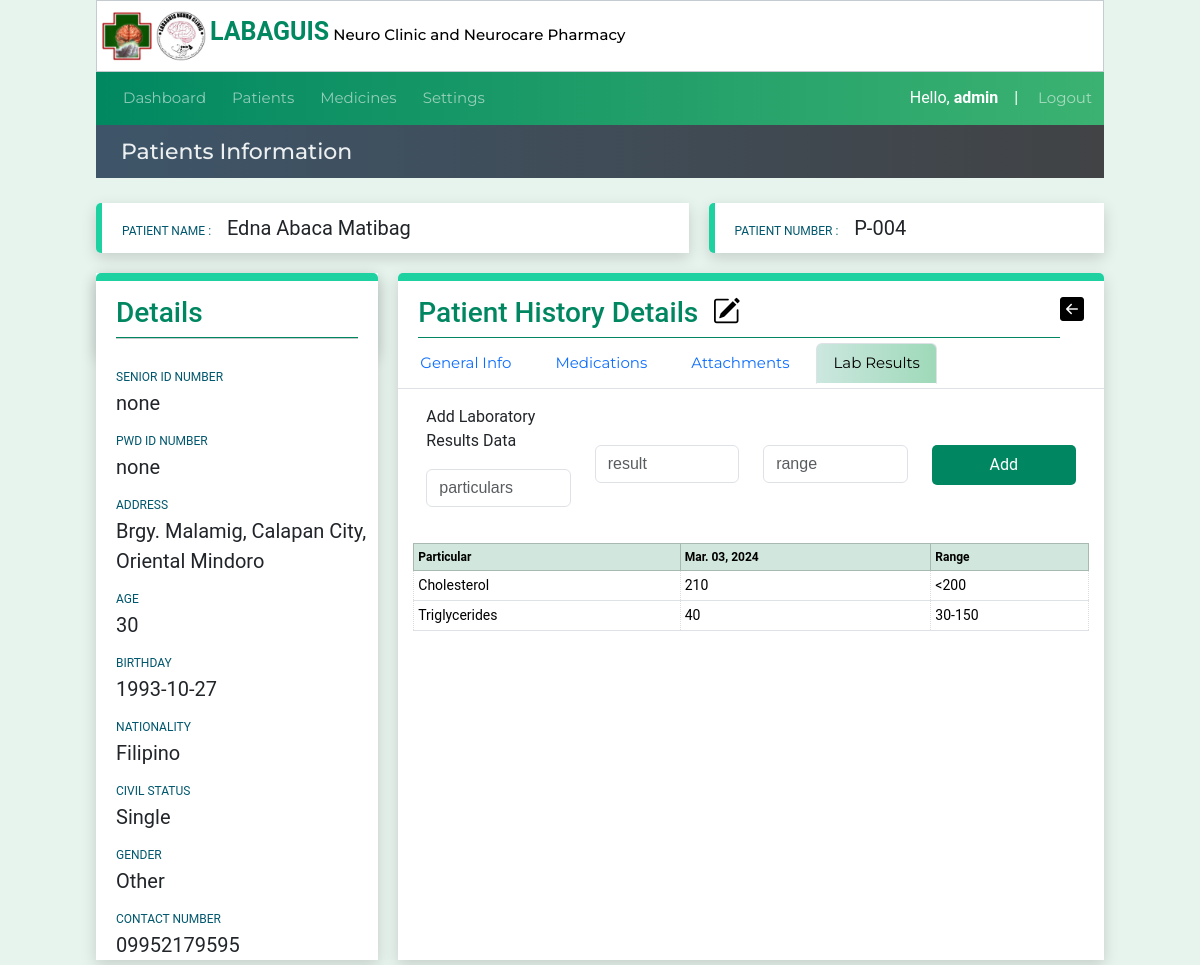
The app's page /patientinfo/31/patientlabresults_attachments/47 (signed in), older data.
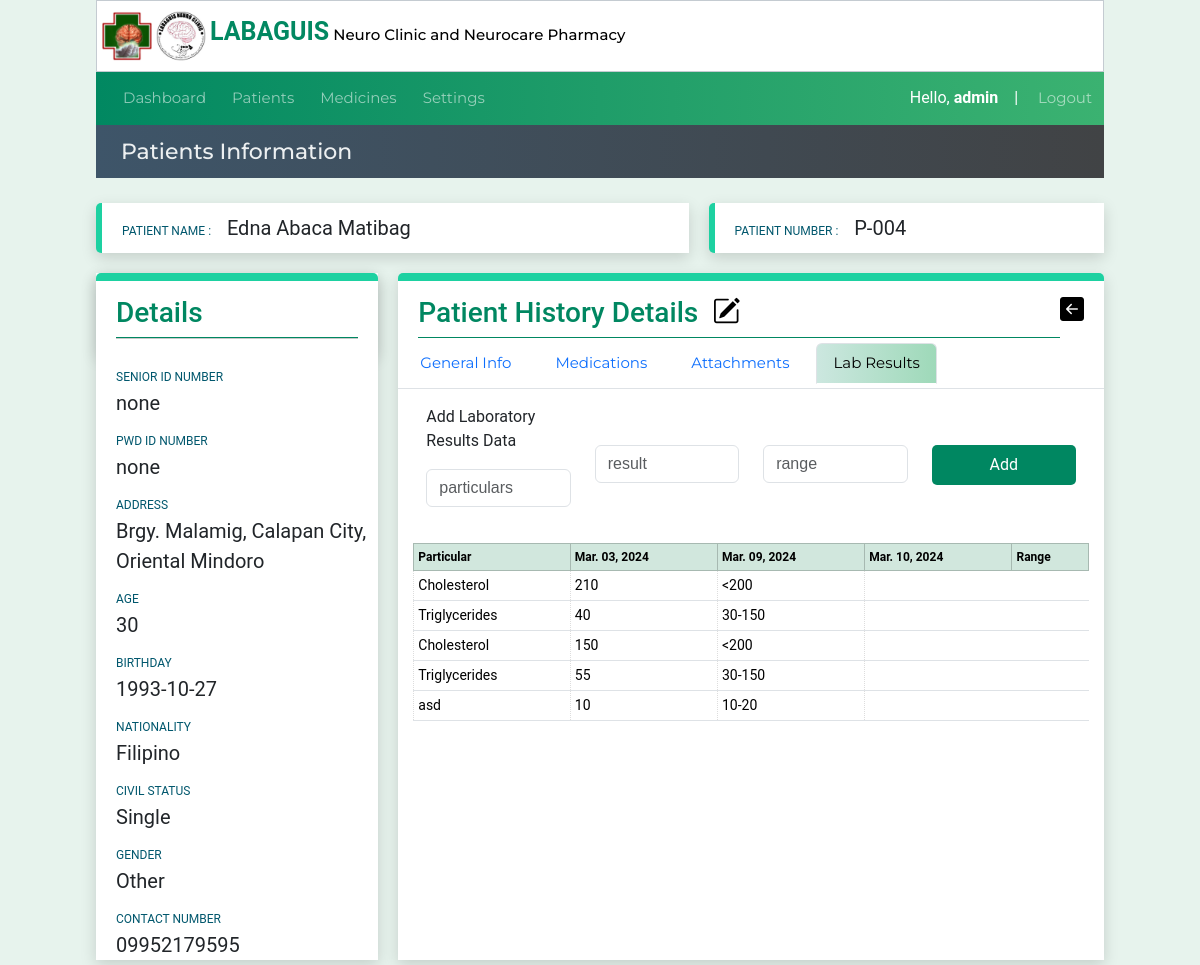
The same page, newer data.
### website/models.py (models this page shows, shortened)
class Patient(models.Model):
    created_at = models.DateTimeField(auto_now_add=True)
    patient_code=models.CharField(max_length=50)
    first_name = models.CharField(max_length=50)
    middle_name = models.CharField(max_length=50)
    last_name = models.CharField(max_length=50)
    age = models.CharField(max_length=50)
    bday = models.CharField(max_length=50,default='')
    civil_status = models.CharField(max_length=50,default='')
    gender = models.CharField(max_length=50)
    address = models.CharField(max_length=100)
    contact_number = models.CharField(max_length=50)
    srID = models.CharField(max_length=50,null=True, blank=True)
    pwdID = models.CharField(max_length=50,null=True, blank=True)
    nationality = models.CharField(max_length=50,null=True, blank=True)

class LabResults(models.Model):
    created_at = models.DateTimeField(auto_now_add=True)
    labresultdate=models.CharField(max_length=50,null=True, blank=True)
    patient_code=models.CharField(max_length=50,null=True, blank=True)
    labname = models.CharField(max_length=50,null=True, blank=True)
    labresult = models.CharField(max_length=50,null=True, blank=True)
    labrange= models.CharField(max_length=50,null=True, blank=True)

### website/views.py (the view, shortened to what this page needs)
# urls.py: path('patientinfo/<int:pk>/patientlabresults_attachments/<int:pkHistory>',views.patientmedinfo_labresults, name='patientmedinfo_labresults'),
@login_required(login_url="loginuser")
def patientmedinfo_labresults(request,pk,pkHistory,selectedmed=''):
    form =LabResultsForm()
    context=patientinfoData(pk)
    patienthistory_Data= Patienthistory.objects.get(id=pkHistory)
    pCode= context['pCode']
    context['patient_history']= patienthistory_Data
    context['labresultsDb']= LabResults.objects.filter(patient_code=pCode)
    context['labresultsDATEDb']= LabResults.objects.order_by().values('labresultdate').distinct().filter(patient_code=pCode)
    labnamelist=[]
    labresultlist=[]
    labresultDates=[]
    labDatadict={}
    for data in context['labresultsDb']:
        if not data.labname in labnamelist:
            labnamelist.append(data.labname)
            if not data.labresultdate in labresultlist:
                labresultlist.append(data.labresult)
                labresultDates.append(data.labresultdate)
    labDatadict['Particulars']=labnamelist
    labnamePD = pd.DataFrame(labDatadict)
    print(labnamePD)
    return render(request,'patientmedinfo-labresults.html',context)

### website/views.py (called while the page is built)
def patientinfoData(pk):
    medicines_list = Medicinelist.objects.all()
    patient_record = Patient.objects.get(id=pk)
    medicationrecord = Prescription.objects.filter(patient_code=patient_record.patient_code)
    context = { 'medicationrecord': medicationrecord,
               'patient_record':patient_record,
               'medicines_list':medicines_list,
               'pCode':patient_record.patient_code,
               'pID':pk,
               }
    return context

### website/templates/patientmedinfo-labresults.html (shortened to what this page needs)
{% extends 'patientinfo.html' %}
{% load custom_tags %}
{% load static %}
{% block btn-back %} <a href="{% url "patientinfo" pID%}">
  <h4 style="color:black;"><i class="bi bi-arrow-left-square-fill"></i></h4>
</a>{% endblock btn-back %}
{% block title %}
<div class="lbl-details ">
  <h3>Patient History Details &nbsp<a href="{% url "editmedicalhistory" pID patient_history.id  %}"><i
        class="bi iconcolor bi-pencil-square"></i></a></h3>
</div>
{% endblock title %}
{% block content1 %}
<ul class="nav nav-tabs">
  <li class="nav-item">
    <a class="nav-link" aria-current="page" href="{% url "patientmedinfo_geninfo" pID patient_history.id %}">General
      Info</a>
  </li>
  <li class="nav-item">
    <a class="nav-link" href="{% url "patientmedinfo_medications" pID patient_history.id %}">Medications</a>
  </li>
  <li class="nav-item">
    <a class="nav-link" href="{% url "patientmedinfo_attachments" pID patient_history.id %}">Attachments</a>
  </li>
  <li class="nav-item">
    <a class="nav-link active" href="{% url "patientmedinfo_labresults" pID patient_history.id %}">Lab Results</a>
  </li>
</ul>
<form method="POST">
<div class="row m-3">
  <div class="col-md-3">
    <label class="form-label">Add Laboratory Results Data</label>
    <input type="text" class="form-control mt-2" placeholder="particulars"
      name="labname" required>
  </div>
  <div class="col-md-3">
    <input type="text" class="form-control mt-3" placeholder="result"
      name="labresult" required>
  </div>
  <div class="col-md-3">
    <input type="text" class="form-control mt-3" placeholder="range"
      name="labrange" required>
  </div>
  <div class="col-md-3">
    <button class="btn btn-save form-control mt-3" type="submit" name="addlabresult">Add</button>
  </div>
</div>
</form>
<div class="medicalhistorytable">
  <table id="table-medicationss" class="table table-sm table-bordered ">
    <thead class="table-success bg-gradient">
        <th>Particular</th>
        {% for labresultsDb_data in labresultsDATEDb %}
        <th>{{labresultsDb_data.labresultdate}}</th>
        {% endfor %}
        <th>Range</th>
    </thead>
    <tbody>
     {% for labresultsDb_data in labresultsDb  %}
     <tr>
        <td>{{labresultsDb_data.labname}}</td>
        <td>{{labresultsDb_data.labresult}}</td>
        <td>{{labresultsDb_data.labrange}}</td>
    </tr>
     {% endfor %}
    </tbody>
  </table>
</div>
{% endblock content1 %}

### website/templates/patientinfo.html (shortened to what this page needs)
{% extends 'index.html' %}
{% load custom_tags %}
{% block pagetitle %}Patients Information{% endblock pagetitle %}
{% block content %}
<div class="info-row1">
  <div class="col1-info">
    <label class="lbl-pname">PATIENT NAME : &nbsp &nbsp </label>
    <label class="value-pname">{{patient_record.first_name}} {{patient_record.middle_name}}
      {{patient_record.last_name }}
    </label>
  </div>
  <div class="col2-info">
    <label class="lbl-pname">PATIENT NUMBER : &nbsp &nbsp</label>
    <label class="value-pname">{{patient_record.patient_code}} </label>
  </div>
</div>
<div class="info-row2">
  <div class="detials-container">
    <div class="pdetails-head">
      <div class="lbl-details">
        <h3>Details</h3>
      </div>
      <hr>
    </div>
    <div class="pdetails-body">
      <label class="lbl-pname">SENIOR ID NUMBER</label><br />
      <label class="value-pname">{{patient_record.srID}} </label>
    </div>
    <div class="pdetails-body">
      <label class="lbl-pname">PWD ID NUMBER</label><br />
      <label class="value-pname">{{patient_record.pwdID}} </label>
    </div>
    <div class="pdetails-body">
      <label class="lbl-pname">ADDRESS</label><br />
      <label class="value-pname">{{patient_record.address}} </label>
    </div>
    <div class="pdetails-body">
      <label class="lbl-pname">AGE</label><br />
      <label class="value-pname">{{patient_record.age}} </label>
    </div>
    <div class="pdetails-body">
      <label class="lbl-pname">BIRTHDAY</label><br />
      <label class="value-pname">{{patient_record.bday}} </label>
    </div>
    <div class="pdetails-body">
      <label class="lbl-pname">NATIONALITY</label><br />
      <label class="value-pname">{{patient_record.nationality}} </label>
    </div>
    <div class="pdetails-body">
      <label class="lbl-pname">CIVIL STATUS</label><br />
      <label class="value-pname">{{patient_record.civil_status}} </label>
    </div>
    <div class="pdetails-body">
      <label class="lbl-pname">GENDER</label><br />
      <label class="value-pname">{{patient_record.gender}} </label>
    </div>
    <div class="pdetails-body">
      <label class="lbl-pname">CONTACT NUMBER</label><br />
      <label class="value-pname">{{patient_record.contact_number}} </label>
    </div>
  </div>
  <div class="details-history">
    <div class="phistory-head">
      {% block title %}{% endblock title %}
      {% block btn-back%}{% endblock  %}
    </div>
    {% block content1 %}{% endblock content1 %}
</div>
</div>
{% endblock content %}

### website/templates/index.html (shortened to what this page needs)
{% load static %}
{% load custom_tags %}
<!DOCTYPE html>
<html>
  <head>
    <link
      href="https://cdn.jsdelivr.net/npm/bootstrap@5.3.1/dist/css/bootstrap.min.css"
      rel="stylesheet"
    />
    <link
      rel="stylesheet"
      href="https://cdn.jsdelivr.net/npm/bootstrap-icons@1.10.5/font/bootstrap-icons.css"
    />
    <link
      rel="stylesheet"
      href="https://cdn.datatables.net/1.13.6/css/jquery.dataTables.min.css"
    />
    <link rel="stylesheet" href="{% static 'style.css' %}" />
  </head>
  <body>
<div class="sticky">
   <div class=" header-base ">
      <div>
        <img src="{% static "logo.png" %}" width="50px">
        <img src="{% static "logo2.jpg" %}" width="50px">
      <span class="logotitle"><b>LABAGUIS</b></span> <strong style="color:black;font-size:15px;">Neuro Clinic and Neurocare Pharmacy</strong></div>
    </div>
    {% include 'navbar.html' %}
    <div class=" header-main2">
      <strong style="font-size:22px;margin-left:20px;">
        {% block pagetitle %}{% endblock %}
      </strong>
    </div>
  </div>
    <div class="content-main">
        {% block content%}
        {% endblock %}
      </div>
  </body>
</html>

### website/templates/navbar.html (shortened to what this page needs)
<div class="header-main5" style="z-index: 2;">
    <nav class="navbar navbar-dark navbar-expand-md ">
        <div class="container-fluid" >
          <div class="collapse navbar-collapse" id="navbarNav">
            <ul class="navbar-nav">
              <li class="nav-item ">
                <a class="nav-link " aria-current="page" href="{% url "dashboard" %}">Dashboard</a>
              </li>
              <li class="nav-item">
                <a class="nav-link " href="{% url "patienttable" %}">Patients</a>
              </li>
              <li class="nav-item">
                <a class="nav-link" href="{% url "medications" %}">Medicines</a>
              </li>
              <li class="nav-item">
                <a class="nav-link" href="{% url "medicationsettings" %}">Settings</a>
              </li>
            </ul>
          </div>
          Hello,&nbsp <b>{{request.user}}</b> &nbsp &nbsp | &nbsp
        </div>
        <a class="nav-item nav-link navbar-nav" style="margin-right:10px;" href="{% url "logoutuser" %}">Logout</a>
      </nav>
</div>

### website/static/style.css (style rules this page uses)
* { box-sizing:border-box; margin: 0; padding: 0; font-family: 'Roboto', sans-serif; }
body { background-color: #e7f3ed; }
header li,a,strong, button { font-family: 'Montserrat', sans-serif; font-weight: 500; font-size: 13px; color: #edf0f1; text-decoration: none; padding: 0px 0px; margin: 0px 0px; }
.nav-link { font-size: 15px; }
.content-main { height: 100%; margin: 5px 8%; }
.left-menu lu,li { font-size: 5px; text-decoration: none; color: black; padding: 5px; list-style: none; margin: 0; }
.btn-save { background: rgb(0,135,97); color: white; padding: 8px 20px; border-radius: 5px; border-style: none; }
table { width: 100%; }
th { padding: 10px; font-size: 12px; color: black; background-color: #b4c3d33c; }
tr { font-size: 14px; }
td { border: 1px dotted #ddd; width: auto; }
.info-row1 { display: inline-flex; width: 100%; }
.info-row2 { display: inline-flex; width: 100%; }
.lbl-pname { font-size:12px; color: #01576d; }
.value-pname { font-size: 20px; font-style: bold; }
.col1-info { margin: 20px 0; margin-right: 20px; padding: 10px 20px; background-color:white; width:60%; border-left: 6px solid #1dd1a1; border-radius: 5px 0 0 5px; box-shadow: 0 5px 15px 0 #00000026; }
.col2-info { margin: 20px 0; padding: 10px 20px; background-color:white; width:40%; border-left: 6px solid #1dd1a1; border-radius: 5px 0 0 5px; box-shadow: 0 5px 15px 0 #00000026; }
.pdetails-head { width: 100%; padding: 15px 20px; border-top: 8px solid #1dd1a1; border-radius: 5px 5px 0 0; box-shadow: 0 5px 15px 0 #00000026; }
.pdetails-body { padding-left:20px; padding-top: 10px; background-color: white; width: 100%; }
.lbl-details { color: rgb(0,135,97); border-bottom: 1px solid rgb(0,135,97); width: 100%; }
.detials-container { margin-right: 20px; display: block; width: 40%; box-shadow: 0 5px 15px 0 #00000026; background-color:white; }
hr { margin: 0; padding: 0; }
.details-history { background-color:white; width: 100%; border-top: 8px solid #1dd1a1; border-radius: 5px 5px 0 0; box-shadow: 0 5px 15px 0 #00000026; }
.phistory-head { display: inline-flex; width: 100%; padding: 15px 20px 0 20px; border-radius: 5px 5px 0 0; justify-content:space-between; }
.medicalhistorytable { padding: 15px; }
input, textarea, select { background-color: rgba(249, 255, 189, 0.3); padding: auto; font-family: 'Arial'; margin: 5px 0 5px 0; padding: 5px 0 5px 0; }
.header-main5 { height: 100%; margin: 0px 8%; background-color: #80c3e3; background: rgb(1,136,97); background: linear-gradient(90deg, rgba(1,136,97,1) 0%, rgba(31,157,105,1) 50%, rgba(59,178,113,1) 100%); color: white; }
.header-main2 { height: 100%; margin: 0px 8%; background-color: #24242a; background: rgb(62,85,105); background: linear-gradient(90deg, rgba(62,85,105,1) 0%, rgba(65,67,69,1) 100%); color: white; padding: 10px 5px; }
.navbar { padding: 2px; }
.header-base { height: 100%; margin: 0px 8% 0 8%; padding: 10px 5px; background-color: white; border: 1px solid rgb(62,85,105,0.3); }
.logotitle { font-family: Verdana; color: #028861; font-size: 25px; margin-top: 50px; }
.sticky { position: sticky; top: 0; width: 100%; }
.iconcolor { color: black; font-size: 28px; }
.reg-rows label,span,p,ul,li { font-size: 15px; }
.active { margin: 0px; color: white; background: rgb(0,135,97,0.3); background: linear-gradient(90deg, rgba(0,135,97,0.2) 0%, rgba(59,178,113,0.49343487394957986) 100%); }

Row changes from the older to the newer data that the page shows:
added LabResults: labname "Cholesterol", labresult "150", labrange "<200"
added LabResults: labname "Triglycerides", labresult "55", labrange "30-150"
added LabResults: labname "asd", labresult "10", labrange "10-20"
Text that changed along with them:
new list line: "Mar. 09, 2024"
new list line: "Mar. 10, 2024"
